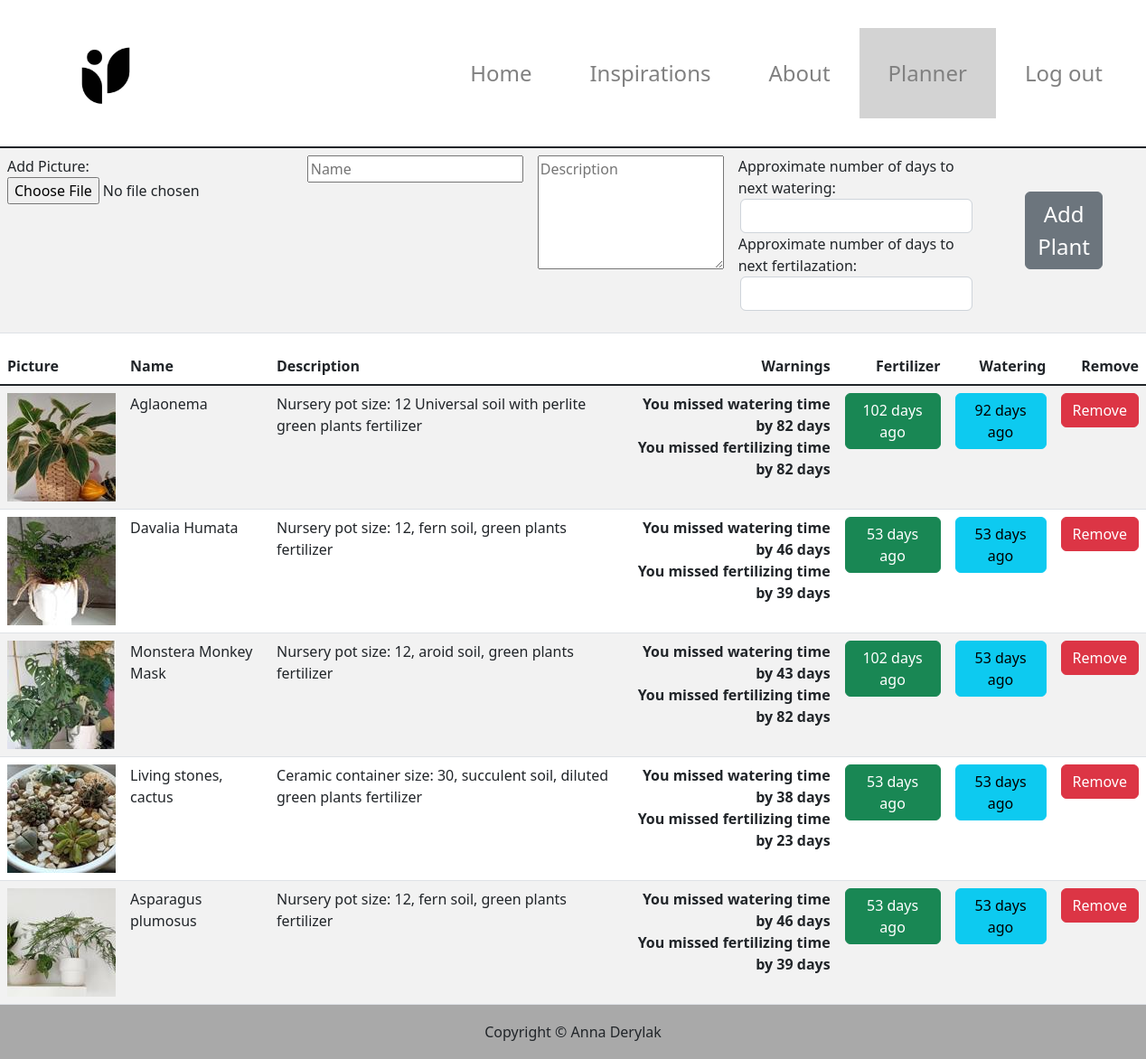
The app's page /planner (signed in) with its own data.
### tables this page shows
CREATE TABLE plants
(
    id                    INTEGER PRIMARY KEY AUTOINCREMENT NOT NULL,
    name                  TEXT                               NOT NULL,
    picture_url           TEXT,
    user_id               INT                                NOT NULL,
    description           TEXT,
    watering_frequency    INT                                NOT NULL,
    fertilizing_frequency INT                                NOT NULL,
    last_watering         DATE                               NOT NULL DEFAULT CURRENT_DATE,
    last_fertilizing      DATE                               NOT NULL DEFAULT CURRENT_DATE,
    FOREIGN KEY (user_id) REFERENCES users (id)
);

### app.py (the view)
@app.route("/planner")
@login_required
def planner():
    plants = db.execute("SELECT * FROM plants where user_id = ?", session["user_id"])
    plant_list = []
    for plant in plants:
        plant_id = plant["id"]
        plant_name = plant["name"]
        image_url = plant["picture_url"]
        plant_description = plant["description"]
        watering_frequency = plant["watering_frequency"]
        fertilizing_frequency = plant["fertilizing_frequency"]
        last_watering_date = plant["last_watering"]
        last_fertilizing_date = plant["last_fertilizing"]
        last_watering_date = convert_date_from_sql_to_python(last_watering_date)
        last_fertilizing_date = convert_date_from_sql_to_python(last_fertilizing_date)
        watering_deadline = last_watering_date + timedelta(days=watering_frequency)
        fertilizing_deadline = last_fertilizing_date + timedelta(days=fertilizing_frequency)
        warnings = []
        watering_delta = date.today() - watering_deadline
        fertilizing_delta = date.today() - fertilizing_deadline
        if watering_delta.days > 0:
            warnings.append(f'You missed watering time by {watering_delta.days} days')
        if fertilizing_delta.days > 0:
            warnings.append(f'You missed fertilizing time by {fertilizing_delta.days} days')
        days_from_last_watering = date.today() - last_watering_date
        days_from_last_fertilizing = date.today() - last_fertilizing_date
        single_plant = {"image_url": image_url,
                        "name": plant_name,
                        "description": plant_description,
                        "warnings": warnings,
                        "plant_id": plant_id,
                        "last_fertilizing_date": days_from_last_fertilizing.days,
                        "last_watering_date": days_from_last_watering.days}
        plant_list.append(single_plant)
    return render_template("planner.html", plant_list=plant_list)

### app.py (called while the page is built)
@app.after_request
def after_request(response):
    response.headers["Cache-Control"] = "no-cache, no-store, must-revalidate"
    response.headers["Expires"] = 0
    response.headers["Pragma"] = "no-cache"
    return response

### helpers.py (called while the page is built)
def login_required(f):
    @wraps(f)
    def decorated_function(*args, **kwargs):
        if session.get("user_id") is None:
            return redirect("/login")
        return f(*args, **kwargs)
    return decorated_function

def convert_date_from_sql_to_python(single_date_from_sql):
    date_object = datetime.strptime(single_date_from_sql, "%Y-%m-%d").date()
    return date_object

### templates/planner.html (shortened to what this page needs)
{% extends "layout.html" %}
{% block body %}
<table class="table table-striped">
    <tbody>
    <form action="/add_plant" method="post" id="addNewPlant" class="addNewPlant" enctype="multipart/form-data">
        <tr>
            <td class="text-start">
                <div class="mb-3">
                    <label for="image">Add Picture:</label>
                    <input type="file" name="image" id="image">
                </div>
            </td>
            <td class="text-start">
                <div class="mb-3">
                    <input type="text" name="plantname" id="plantname" placeholder="Name" required/>
                </div>
            </td>
            <td class="text-start">
                <div class="mb-3">
                    <textarea type="text" name="plantdescription" id="plantdescription" placeholder="Description"
                              rows="5"></textarea>
                </div>
            </td>
            <td class="text-start">
                <div class="mb-3">
                    <label for="approx_watering">Approximate number of days to next watering:</label>
                    <input autocomplete="off" autofocus class="form-control mx-auto w-auto" id="approx_watering" min="0"
                           name="approx_watering"
                           type="number">
                    <label for="approx_fertilize">Approximate number of days to next fertilazation:</label>
                    <input autocomplete="off" autofocus class="form-control mx-auto w-auto" id="approx_fertilize"
                           min="0"
                           name="approx_fertilize"
                           type="number">
                </div>
            </td>
            <td class="text-start">
                <div class="mb-3">
                    <button class="btn btn-secondary" type="submit">Add Plant</button>
                </div>
            </td>
        </tr>
    </form>
    </tbody>
</table>
<table class="table table-striped">
    <thead>
    <tr>
        <th class="text-start">Picture</th>
        <th class="text-start">Name</th>
        <th class="text-start">Description</th>
        <th class="text-end">Warnings</th>
        <th class="text-end">Fertilizer</th>
        <th class="text-end">Watering</th>
        <th class="text-end">Remove</th>
    </tr>
    </thead>
    <tbody>
    {% for row in plant_list %}
    <tr>
        <td class="text-start"><img src="{{ row.image_url }}" alt="no picture"></td>
        <td class="text-start">{{row.name}}</td>
        <td class="text-start">{{row.description}}</td>
        <th class="text-end">
        {% for warning in row.warnings %}
        {{warning}}<br>
        {% endfor %}</th>
        <td class="text-end">
            <button type="button" class="btn btn-success" onclick="window.location='/fertilize_plant/{{row.plant_id}}'">
                {{row.last_fertilizing_date}} days ago
            </button>
        </td>
        <td class="text-end">
            <button type="button" class="btn btn-info" onclick="window.location='/water_plant/{{row.plant_id}}'">
                {{row.last_watering_date}} days ago
            </button>
        </td>
        <td class="text-end">
            <button type="button" class="btn btn-danger" onclick="window.location='/remove_plant/{{row.plant_id}}'">Remove</button>
        </td>
    </tr>
    {% endfor %}
    </tbody>
</table>
{% endblock %}

### templates/layout.html (shortened to what this page needs)
<!DOCTYPE html>
<html lang="en">
<head>
    <link href="https://cdn.jsdelivr.net/npm/bootstrap@5.1.3/dist/css/bootstrap.min.css"
 rel="stylesheet">
    <link href="https://cdn.jsdelivr.net/npm/bootstrap@5.2.3/dist/css/bootstrap.min.css" rel="stylesheet">
    <link href="https://getbootstrap.com/docs/5.2/assets/css/docs.css" rel="stylesheet">
    <link href="/static/styles.css" rel="stylesheet">
</head>
<body>
<header>
    <nav class="navbar">
        <div class="navbar-brand" href="#">
            <a href="/"><img src="../static/pictures/logo.jpg" alt="logo" class="logo"></a>
        </div>
        {% if session["user_id"] %}
        <ul class="nav justify-content-end">
            <li class="nav-item">
                <a class="nav-link active" aria-current="page" href="/home">Home</a>
            </li>
            <li class="nav-item">
                <a class="nav-link" href="/inspirations">Inspirations</a>
            </li>
            <li class="nav-item">
                <a class="nav-link" href="/about">About</a>
            </li>
            <li class="nav-item">
                <div class="planner">
                    <a class="nav-link" href="/planner">Planner</a>
                </div>
            </li>
            <li class="nav-item">
                <a class="nav-link" href="/logout">Log out</a>
            </li>
        </ul>
        {% endif %}
    </nav>
</header>
{% block body %}
{% endblock %}
<footer class="footer">
  <div class="container">
    <span class="text">Copyright &#169; Anna Derylak </span>
  </div>
</footer>
</body>
</html>

### static/styles.css (style rules this page uses)
body { font-family: "Segoe UI", sans-serif; box-sizing: border-box; text-align: center; margin-bottom: 60px; }
html { position: relative; min-height: 100%; }
.footer { position: absolute; bottom: 0; width: 100%; height: 60px; line-height: 60px; background-color: darkgrey !important; }
header { background-color: white; text-align: center; margin-left: 2rem; }
.logo { height: 120px; }
.nav-link { font-size: x-large; color: gray; padding: 2rem; }
.btn-secondary { margin: 40px; font-size: x-large; }
.navbar { padding: 1rem !important; margin-left: 1rem; }
.planner { background-color: lightgrey; }

### records on screen
plants: image_url (picture), name "Aglaonema", description "Nursery pot size: 12 Universal soil with perlite green plants fertilizer", warnings "You missed watering time by 82 days" "You missed fertilizing time by 82 days", last_fertilizing_date "102", last_watering_date "92"
plants: image_url (picture), name "Davalia Humata", description "Nursery pot size: 12, fern soil, green plants fertilizer", warnings "You missed watering time by 46 days" "You missed fertilizing time by 39 days", last_fertilizing_date "53", last_watering_date "53"
plants: image_url (picture), name "Monstera Monkey Mask", description "Nursery pot size: 12, aroid soil, green plants fertilizer", warnings "You missed watering time by 43 days" "You missed fertilizing time by 82 days", last_fertilizing_date "102", last_watering_date "53"
plants: image_url (picture), name "Living stones, cactus", description "Ceramic container size: 30, succulent soil, diluted green plants fertilizer", warnings "You missed watering time by 38 days" "You missed fertilizing time by 23 days", last_fertilizing_date "53", last_watering_date "53"
plants: image_url (picture), name "Asparagus plumosus", description "Nursery pot size: 12, fern soil, green plants fertilizer", warnings "You missed watering time by 46 days" "You missed fertilizing time by 39 days", last_fertilizing_date "53", last_watering_date "53"
